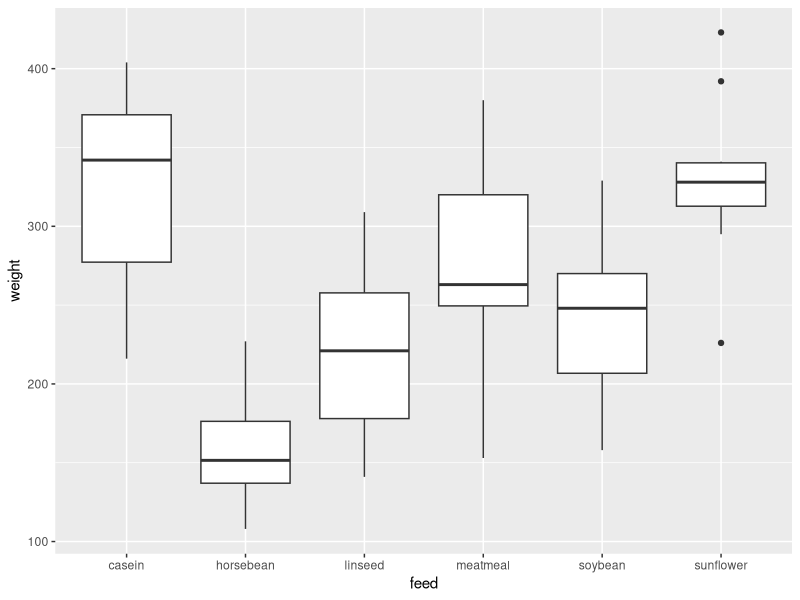
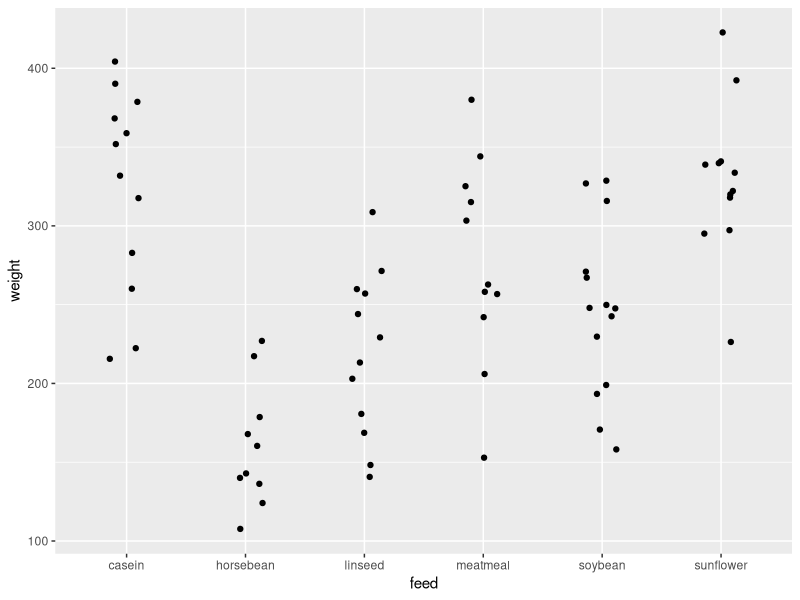

Write R code to recreate these figures, in order.
## ---- chunk 1
library(tidyverse)
library(rio)
library(knitr)

## ---- chunk 2
library(knitr)
chickwts %>% 
  group_by(feed) %>%
  summarise(n = length(feed),
            Average = mean(weight), 
            SD = sd(weight)) %>% kable()
  

## ---- chunk 3
ggplot(chickwts, aes( x = feed, y =  weight )) + 
  geom_boxplot()
## ---- chunk 4
ggplot(chickwts, aes( feed, weight )) + 
    geom_jitter( width = 0.15 ) + 
    stat_summary(fun.data = mean_sdl,
                 fun.args = list(mult = 1), col = "red")
## ---- chunk 5
chickwts_lm <- lm(weight ~ feed, data = chickwts)
chickwts_lm 
## ---- chunk 6
The_one_way <- anova(chickwts_lm)

The_one_way


## ---- chunk 7

